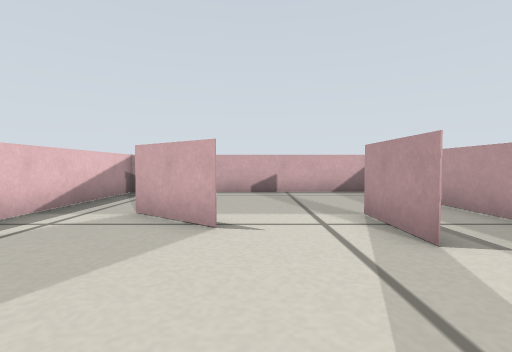
[1] (above)

16 first-person views from a walk through a Gazebo world. The camera is 0.21 m above the floor, tilts 2° down and sees 85° across. The floor is counted in squares, 0.25 m on a side. Each view is taken from the middle of a square. On the plan, view 1 faces up. The plan holds only what a view shows up to about 10 squares ahead; the rest is blank. The place goes on beyond the plan. Surface patterns are stand-ins for the level's own textures.

[2]
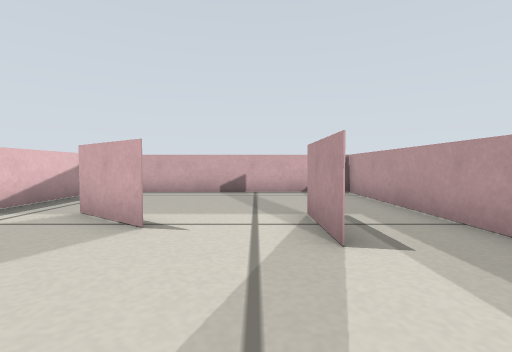

[3]
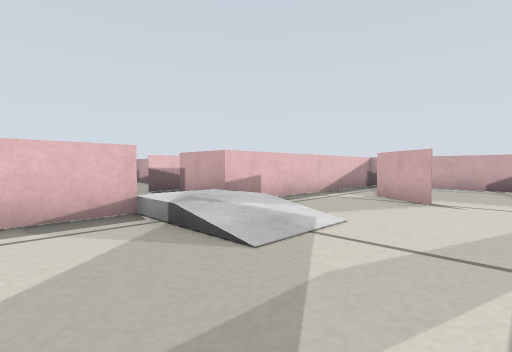

[4]
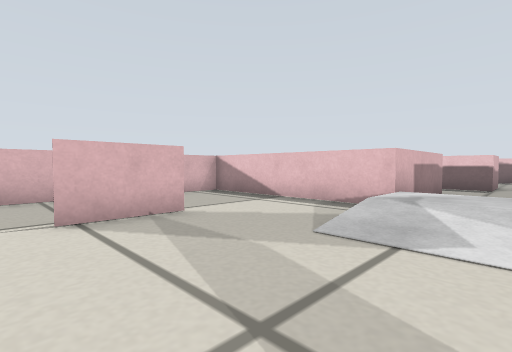

[5]
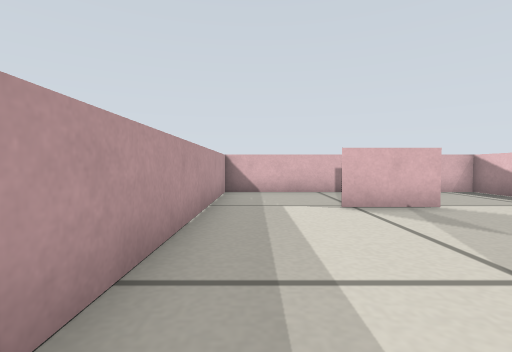

[6]
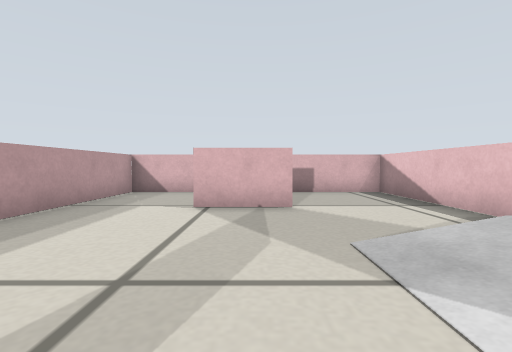

[7]
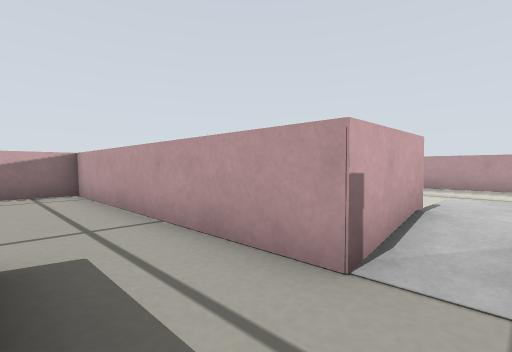

[8]
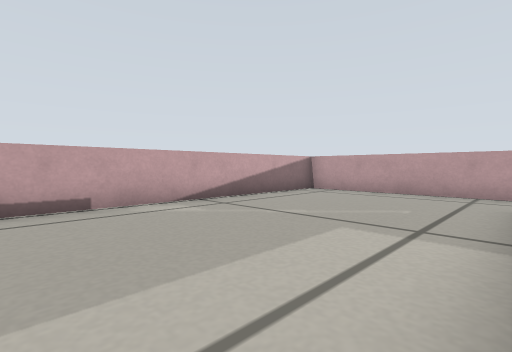

[9]
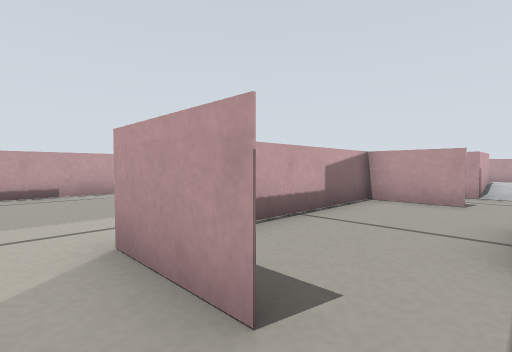

[10]
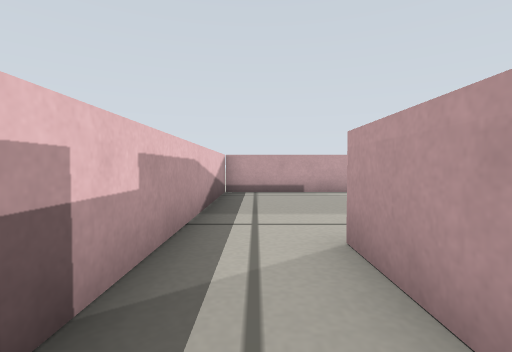

[11]
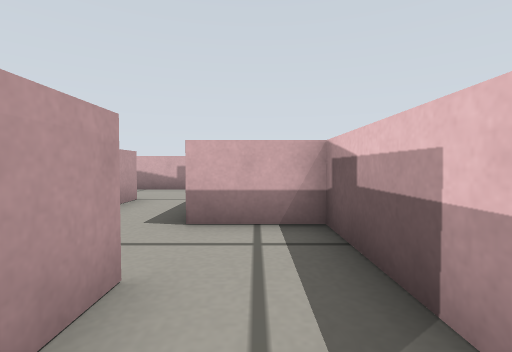

[12]
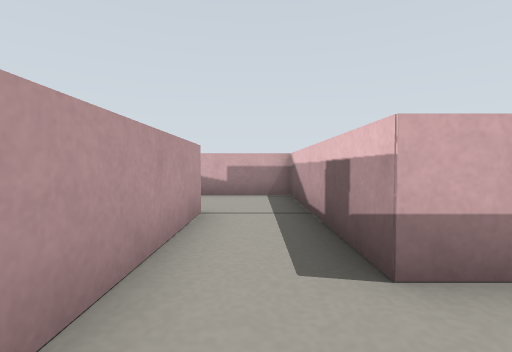

[13]
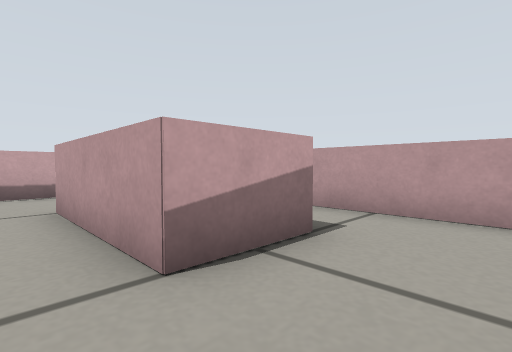

[14]
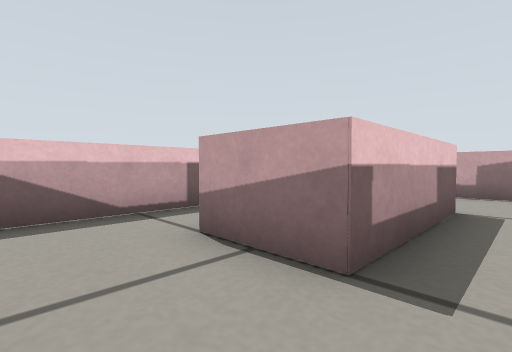

[15]
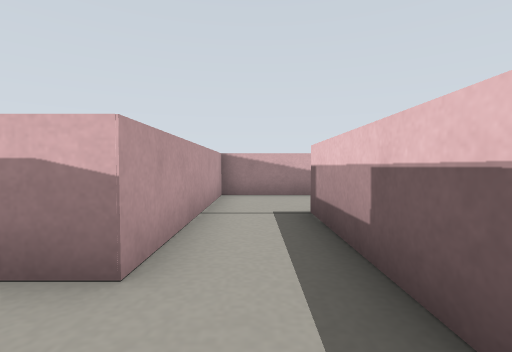

[16]
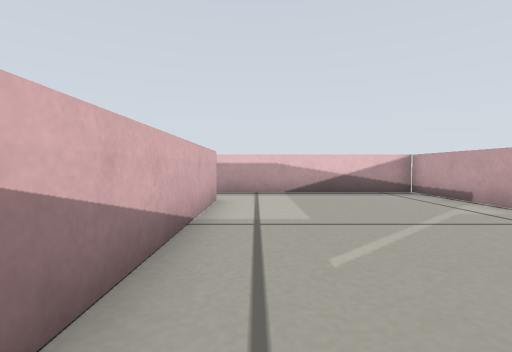

### Floor plan
Points are (right, up) in squares from view 1. A wall is a line through its corners. A room is listed if a view was taken in it or the views show most of it. See-through windows are left out.
Room 1 (views 1, 2, 3, 4, 5, 6)
walls: (1.9, 2.9) (1.9, 5); (-0.5, 3.7) (-2.1, 4.9); (-0.8, -3.6) (1.4, -3.6); (-6.5, -1) (-4, -1) (-4, -7) (4, -7) (4, 9) (-4, 9) (-4, 1) (-6, 1)
ways out: opening at (-6, 0) to room 2
Room 2 (views 7, 8, 9, 10, 11, 12, 13, 14, 15, 16)
walls: (-11.1, 0) (-10, 0) (-10, -4) (-12, -4) (-12, 0.1); (-8, 2.2) (-8, 0.9); (-8, 1) (-8, 3) (-12.6, 3); (-14, 0.9) (-14, 3) (-8, 3); (-6, 1) (-6, 9) (-16, 9) (-16, -1) (-14, -1) (-14, -7) (-8, -7) (-8, -1) (-6.5, -1)
ways out: opening at (-6, 0) to room 1

Where each view was taken, in squares from view 1:
view 1: 0 up, 0 right, facing up
view 2: 0 up, 1 right, facing up
view 3: 3 down, 1 right, facing up-left
view 4: 1 up, 2 right, facing down-left
view 5: 2 up, 3 right, facing down
view 6: 2 up, 0 right, facing down
view 7: 0 up, 8 left, facing up-right
view 8: 3 up, 15 left, facing up-right
view 9: 0 up, 15 left, facing up-right
view 10: 0 up, 15 left, facing up
view 11: 3 up, 15 left, facing down
view 12: 1 up, 13 left, facing down
view 13: 6 down, 13 left, facing up-right
view 14: 6 down, 9 left, facing up-left
view 15: 1 up, 9 left, facing down
view 16: 4 up, 7 left, facing left
